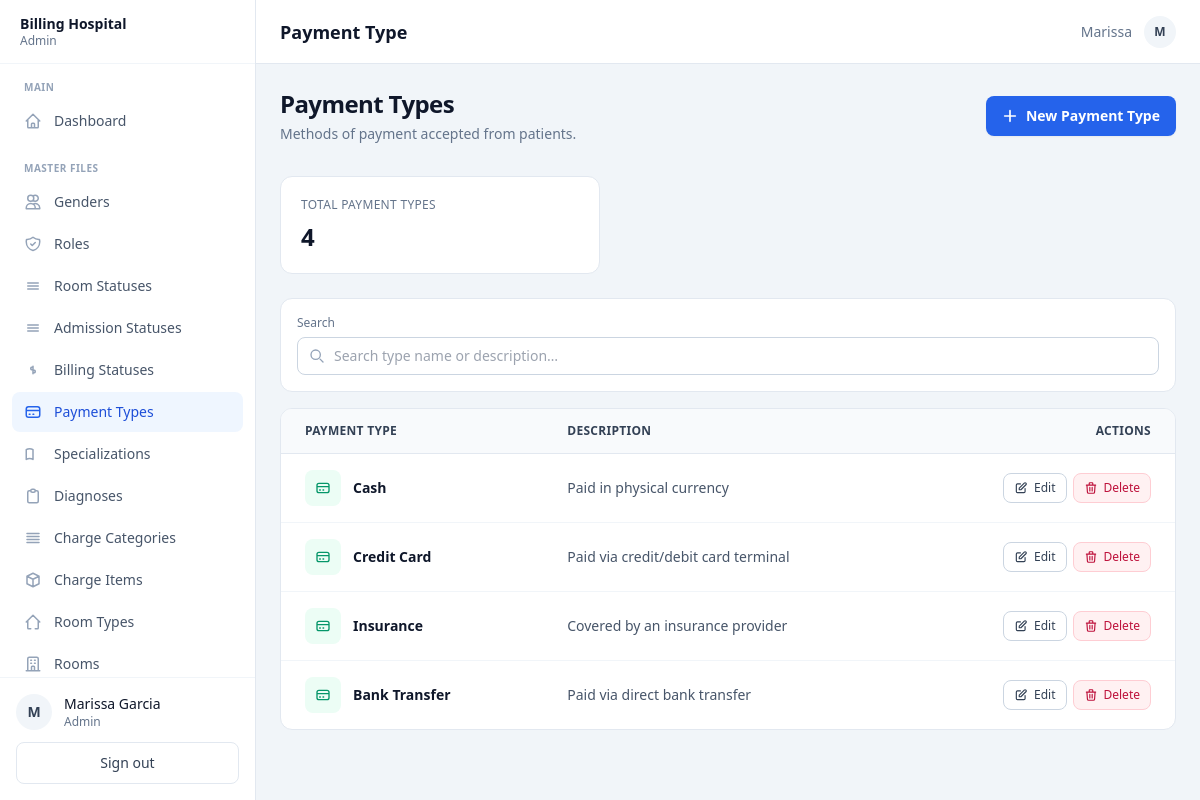
The app's page /index.php?page=payment-type (signed in) with its own data.
### tables this page shows
CREATE TABLE `payment_type` (
  `payment_type_id` int(11) NOT NULL,
  `type_name` varchar(50) NOT NULL,
  `description` varchar(255) DEFAULT NULL
);

### index.php (called while the page is built, shortened)
<?php
$currentUser = $_SESSION['user'];
$roleId      = (int)$currentUser['role_id'];
$layout = match ($roleId) {
    1 => 'admin',
    2 => 'doctor',
    3 => 'nurse',
    4 => 'cashier',
    default => 'admin',
};
require __DIR__ . '/views/layouts/' . $layout . '.php';

### controllers/PaymentTypeController.php (called while the page is built, shortened)
<?php
class PaymentTypeController
{
    private PDO $pdo;
    public function __construct(PDO $pdo) { $this->pdo = $pdo; }
    public function getAll(): array
    {
        return $this->pdo->query(
            'SELECT payment_type_id, type_name, description
             FROM `payment_type`
             ORDER BY payment_type_id'
        )->fetchAll();
    }
}

### views/admin/payment-type.php (the view, shortened to what this page needs)
<?php
require_once __DIR__ . '/../../controllers/PaymentTypeController.php';
$paymentTypes = (new PaymentTypeController($pdo))->getAll();
$totalTypes = count($paymentTypes);
?>
<div class="mb-8 flex flex-col sm:flex-row sm:items-center sm:justify-between gap-4">
    <div>
        <h1 class="text-2xl font-bold text-slate-900 tracking-tight">Payment Types</h1>
        <p class="mt-1 text-sm text-slate-500">Methods of payment accepted from patients.</p>
    </div>
    <button type="button" id="openCreateBtn"
            class="inline-flex items-center justify-center gap-2 rounded-lg bg-blue-600 px-4 py-2.5 text-sm font-semibold text-white shadow-sm hover:bg-blue-700">
        <svg class="w-4 h-4" fill="none" viewBox="0 0 24 24" stroke="currentColor" stroke-width="2.5">
            <path stroke-linecap="round" stroke-linejoin="round" d="M12 4v16m8-8H4"/>
        </svg>
        New Payment Type
    </button>
</div>
<div class="bg-white rounded-xl border border-slate-200 p-5 mb-6 max-w-xs">
    <p class="text-xs font-medium text-slate-500 uppercase tracking-wide">Total Payment Types</p>
    <p class="mt-2 text-2xl font-bold text-slate-900"><?= $totalTypes ?></p>
</div>
<div class="bg-white rounded-xl border border-slate-200 p-4 mb-4">
    <div class="flex flex-col sm:flex-row sm:items-end gap-3">
        <div class="flex-1">
            <label class="block text-xs font-medium text-slate-500 mb-1.5">Search</label>
            <div class="relative">
                <input type="text" id="filterSearch" placeholder="Search type name or description…"
                       class="w-full rounded-lg border border-slate-300 pl-9 pr-3 py-2 text-sm
                              focus:outline-none focus:ring-2 focus:ring-blue-500 focus:border-blue-500">
            </div>
        </div>
    </div>
</div>
<div class="bg-white rounded-xl border border-slate-200 overflow-hidden">
    <div class="overflow-x-auto">
        <table class="min-w-full text-sm">
            <thead class="bg-slate-50 border-b border-slate-200">
                <tr>
                    <th class="text-left px-6 py-3.5 font-semibold text-slate-700 text-xs uppercase tracking-wide">Payment Type</th>
                    <th class="text-left px-6 py-3.5 font-semibold text-slate-700 text-xs uppercase tracking-wide">Description</th>
                    <th class="text-right px-6 py-3.5 font-semibold text-slate-700 text-xs uppercase tracking-wide">Actions</th>
                </tr>
            </thead>
            <tbody class="divide-y divide-slate-100">
                <?php foreach ($paymentTypes as $p): ?>
                    <tr class="hover:bg-slate-50 payment-type-row"
                        data-search="<?= htmlspecialchars(strtolower($p['type_name'] . ' ' . ($p['description'] ?? ''))) ?>">
                        <td class="px-6 py-4">
                            <div class="flex items-center gap-3">
                                <div class="w-9 h-9 rounded-lg bg-emerald-50 text-emerald-600 flex items-center justify-center shrink-0">
                                    <svg class="w-4 h-4" fill="none" viewBox="0 0 24 24" stroke="currentColor" stroke-width="2">
                                        <path stroke-linecap="round" stroke-linejoin="round" d="M3 10h18M7 15h1m4 0h1m-7 4h12a3 3 0 003-3V8a3 3 0 00-3-3H6a3 3 0 00-3 3v8a3 3 0 003 3z"/>
                                    </svg>
                                </div>
                                <p class="font-semibold text-slate-900"><?= htmlspecialchars($p['type_name']) ?></p>
                            </div>
                        </td>
                        <td class="px-6 py-4 text-slate-600 max-w-xl">
                            <?php if (!empty($p['description'])): ?>
                                <p><?= htmlspecialchars($p['description']) ?></p>
                            <?php else: ?>
                                <span class="text-slate-400 text-xs">No description</span>
                            <?php endif; ?>
                        </td>
                        <td class="px-6 py-4 text-right whitespace-nowrap">
                            <div class="inline-flex items-center gap-1.5">
                                <button type="button"
                                        class="edit-btn inline-flex items-center gap-1.5 rounded-lg border border-slate-300 bg-white px-2.5 py-1.5 text-xs font-medium text-slate-700 hover:bg-slate-50 hover:border-slate-400"
                                        data-payment-type='<?= htmlspecialchars(json_encode($p), ENT_QUOTES, "UTF-8") ?>'>
                                    <svg class="w-3.5 h-3.5" fill="none" viewBox="0 0 24 24" stroke="currentColor" stroke-width="2">
                                        <path stroke-linecap="round" stroke-linejoin="round" d="M11 5H6a2 2 0 00-2 2v11a2 2 0 002 2h11a2 2 0 002-2v-5m-1.414-9.414a2 2 0 112.828 2.828L11.828 15H9v-2.828l8.586-8.586z"/>
                                    </svg>
                                    Edit
                                </button>
                                <button type="button"
                                        class="delete-btn inline-flex items-center gap-1.5 rounded-lg border border-rose-200 bg-rose-50 px-2.5 py-1.5 text-xs font-medium text-rose-700 hover:bg-rose-100 hover:border-rose-300"
                                        data-payment-type-id="<?= (int)$p['payment_type_id'] ?>"
                                        data-payment-type-name="<?= htmlspecialchars($p['type_name']) ?>">
                                    <svg class="w-3.5 h-3.5" fill="none" viewBox="0 0 24 24" stroke="currentColor" stroke-width="2">
                                        <path stroke-linecap="round" stroke-linejoin="round" d="M19 7l-.867 12.142A2 2 0 0116.138 21H7.862a2 2 0 01-1.995-1.858L5 7m5 4v6m4-6v6m1-10V4a1 1 0 00-1-1h-4a1 1 0 00-1 1v3M4 7h16"/>
                                    </svg>
                                    Delete
                                </button>
                            </div>
                        </td>
                    </tr>
                <?php endforeach; ?>
            </tbody>
        </table>
    </div>
</div>

### records on screen
payment_type: type_name "Cash", description "Paid in physical currency"
payment_type: type_name "Credit Card", description "Paid via credit/debit card terminal"
payment_type: type_name "Insurance", description "Covered by an insurance provider"
payment_type: type_name "Bank Transfer", description "Paid via direct bank transfer"

### other values on screen
$currentUser['role_name'] "Admin"
$sectionName "MAIN"
$item['label'] "Dashboard"
$sectionName "MASTER FILES"
$item['label'] "Genders"
$item['label'] "Roles"
$item['label'] "Room Statuses"
$item['label'] "Admission Statuses"
$item['label'] "Billing Statuses"
$item['label'] "Payment Types"
$item['label'] "Specializations"
$item['label'] "Diagnoses"
$item['label'] "Charge Categories"
$item['label'] "Charge Items"
$item['label'] "Room Types"
